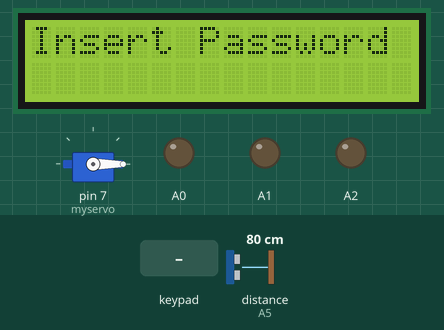
Recording of a sketch running on a simulated Arduino Uno, built with avr-gcc and run on an emulated ATmega328P. On the bench: 16×2 character LCD, servo, output pins drawn as LEDs (lit = HIGH). Wiring (inferred from the names in the program): ultrasonic range finder: trigger A4; echo A5. The test bench sets the inputs (shaded band); at power-on: distance to the obstacle (sensor on A5) 80 cm. The echo pulse lasts 58.3 µs per cm; pins used as bus, display or sensor lines are not drawn; what the sketch prints to the serial monitor is not drawn.

Above: at 1.2 s.
1.3 s: keypad keys 0 6 5 4 # pressed 0.4 s apart
At 2.9 s:
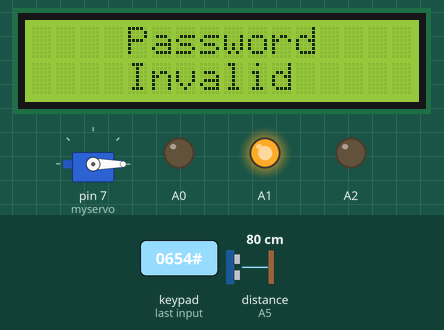
4.8 s: key '*' pressed
At 6.8 s:
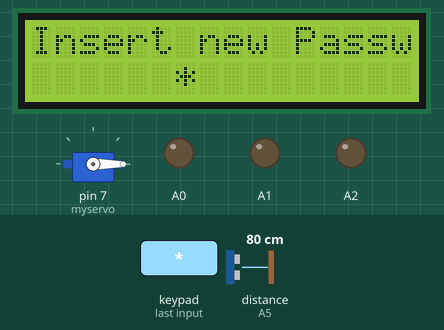
7.2 s: key '#' pressed
At 7.8 s:
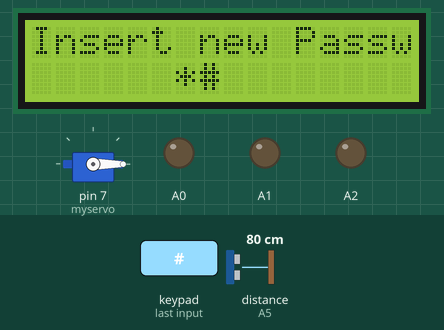
8.7 s: keypad keys 1 3 9 7 # pressed 0.4 s apart
At 11.4 s:
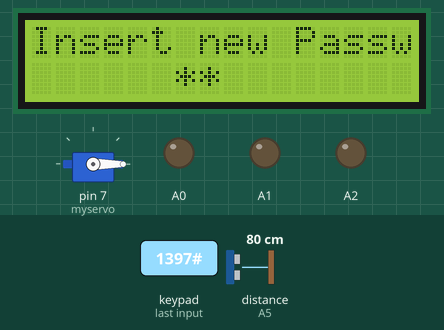
12.2 s: keypad keys 3 2 1 # pressed 0.4 s apart
At 13.2 s:
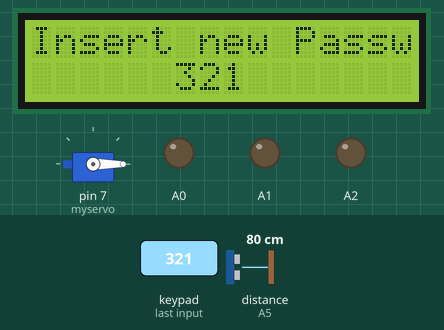
15.3 s: keypad keys 3 2 1 # pressed 0.4 s apart
At 17.3 s:
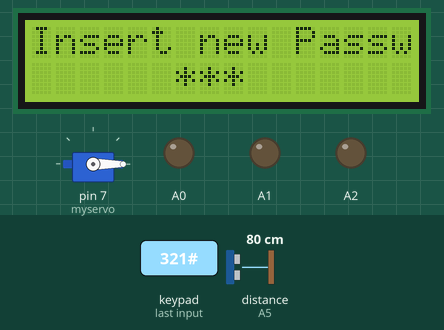
Timing chart, 0 to 18.8 s (numbered marks = the images above; inputs shaded):
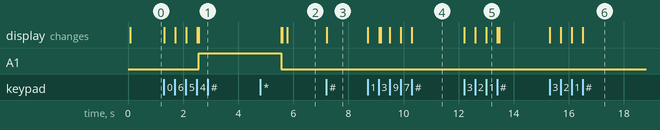

The sketch:

miniproject__4_.ino
```cpp
#include <LiquidCrystal.h>
#include <Keypad.h>
#include <Servo.h>
#include <EEPROM.h>

#define echo A5
#define trig A4

int servostate;
int posOpen = 0;
int posClose = 90;
int a=0, b=0, c=0, d=0;
int var=0;
int C1=0,C2=0,C3=0,C4=0;
int Buzzer = A3;
int var2 = 0;
char k;
char f='*';
const byte row = 4;
const byte column = 4;
char hex[row][column] = {
  {'1','2','3'},
  {'4','5','6'},
  {'7','8','9'},
  {'*','0','#'}
};
byte pinRow[row] = {0, 6, 5, 4};
byte pinColumn[column] = {3, 2, 1};

Servo myservo;
Keypad keypad = Keypad( makeKeymap(hex), pinRow, pinColumn, row, column );
LiquidCrystal lcd(8,9,10,11,12,13);


long duration;
float distance;

void setup(){
  lcd.begin(16,2);
  pinMode(A0,OUTPUT);
  pinMode(A1,OUTPUT);
  analogWrite(A2, 60);
  pinMode(trig, OUTPUT);
  pinMode(echo, INPUT);
  myservo.attach(7);
  myservo.write(posOpen);
  Serial.begin(9600);
  servostate = 1;
}

void loop(){

  time_Measurement();
  distance=(float)duration*(0.0343)/2;

  Serial.println(distance);
  while(distance>100){
    time_Measurement();
    distance=(float)duration*(0.0343)/2;
    lcd.clear();
    continue;
  }
  char key = keypad.getKey();


  if (key){
    if(key != '#'){
   lcd.setCursor(6+var,1);

   lcd.print(key),lcd.setCursor(6+var,1),lcd.print(f);
   key=key-48;
   var++;
   switch(var){
    case 1:
    a=key;
    break;
    case 2:
    b=key;
    break;
    case 3:
    c=key;
    break;
    case 4:
    d=key;
   delay(50);
  if(a==C1 && b==C2 && c==C3 && d==C4){
    lcd.clear();
    lcd.setCursor(4,0);
    lcd.print("Door");
    lcd.setCursor(5,1);
    if(servostate == 0){
      lcd.print("Lock");
      myservo.write(posOpen);
      servostate = 1;
    }
    else{
      lcd.print("Unlock");
      myservo.write(posClose);
      servostate = 0;
      delay(2000);
      myservo.write(posOpen);
    }

    digitalWrite(A0,HIGH);
    delay(1000);
    lcd.clear();
    digitalWrite(A0,LOW);
    }
  else{
    lcd.clear();
    lcd.setCursor(4,0);
    lcd.print("Password");
    lcd.setCursor(4,1);
    lcd.print("Invalid");
    digitalWrite(Buzzer,HIGH);
    digitalWrite(A1,HIGH);
    delay(3000);
    lcd.clear();
    digitalWrite(A1,LOW);
    digitalWrite(Buzzer,LOW);
    }

   var=0;
   lcd.clear();

  break;
  }

  }
    if(key == '#')
    {

         var2 = 0;
          while(var2<4)
           {
              char key2 = keypad.getKey();


              if (key2)
              {

                 lcd.setCursor(6+var2,1);

                 lcd.print(key2),lcd.setCursor(6+var2,1),lcd.print(key2);
                 key2=key2-48;
                 var2++;
                 switch(var2)
                 {
                  case 1:
                  C1=key2;
                  break;
                  case 2:
                  C2=key2;
                  break;
                  case 3:
                  C3=key2;
                  break;
                  case 4:
                  C4=key2;

                  delay(50) ;

                  var = 0;
                  lcd.clear();
                  break;


                 }


             }if(!key2){lcd.setCursor(0,0),lcd.print("Insert new Password");}


           }
    }
  }


 if(!key){
  lcd.setCursor(0,0),lcd.print("Insert Password");
 }
  delay(2);
}

void time_Measurement()
{
  digitalWrite(trig, LOW);
  delayMicroseconds(2);

  digitalWrite(trig, HIGH);
  delayMicroseconds(10);
  digitalWrite(trig, LOW);

  duration= pulseIn(echo, HIGH);
}
```

Measured:
- after the input at 1.3 s, A1: LOW → HIGH after 1.3 s; the display: first changes at once (image 1 shows a later state)
- after the input at 4.8 s, the display: first differs from a run without the input after 0.97 s (image 2)
- after the input at 7.2 s, the display: changes at once (image 3)
- after the input at 8.7 s, the display: first changes at once (image 4 shows a later state)
- after the input at 12.2 s, the display: first changes at once (image 5 shows a later state)
- after the input at 15.3 s, the display: first changes at once (image 6 shows a later state)
